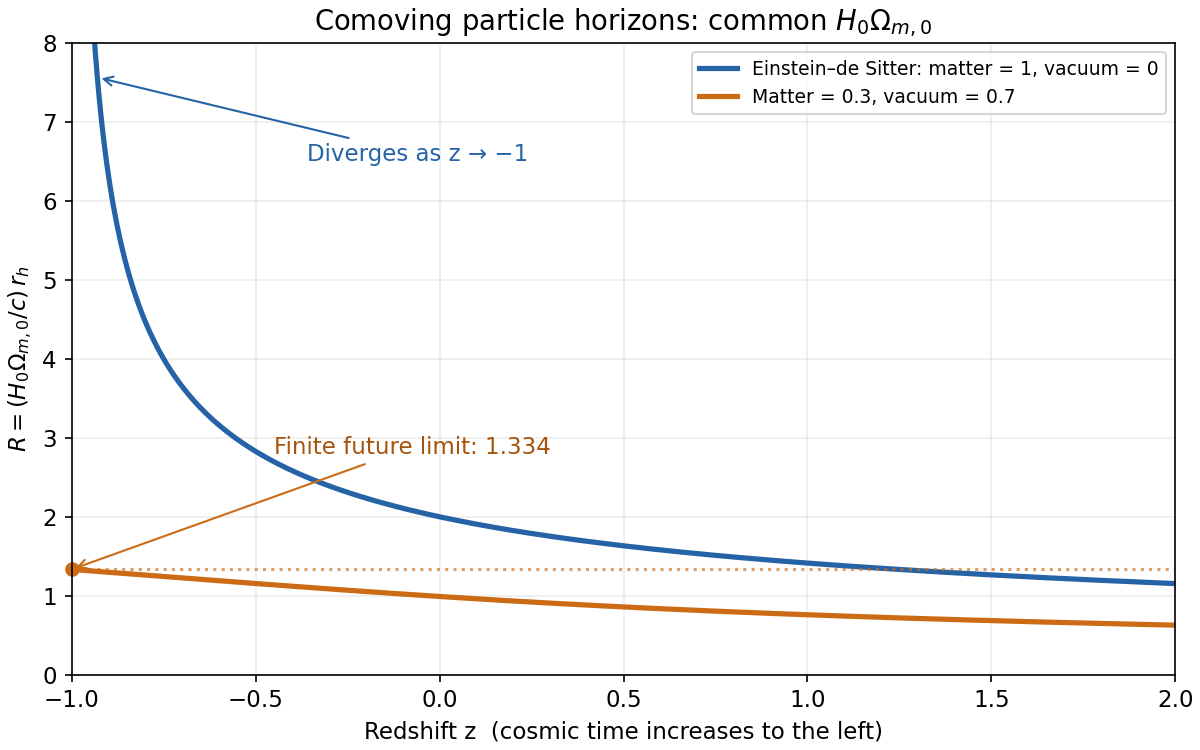

This figure's Python source:
"""Draw the requested horizons. Python 3.14, NumPy 2.3.5, Matplotlib 3.10.7.

Writes paper-67-horizons.png to the caller's CWD; honors MPLCONFIGDIR.
"""
from pathlib import Path
import math
import numpy as np
import matplotlib
matplotlib.use('Agg')
import matplotlib.pyplot as plt


def lcdm_horizon(z):
    """Return (H0*Omega_m/c) r_h using Gaussian quadrature after v=w^-2."""
    z = np.asarray(z, dtype=float)
    if np.any(z <= -1):
        raise ValueError('Use z > -1; the limiting value is computed separately.')
    nodes, weights = np.polynomial.legendre.leggauss(160)
    upper = 1 / np.sqrt(1 + z)
    w = upper[..., None] * (nodes + 1) / 2
    return .3 * upper * np.sum(weights / np.sqrt(.3 + .7 * w**6), axis=-1)


def limiting_horizon():
    return .3 * .3**(-1/3) * .7**(-1/6) * math.gamma(1/3) * math.gamma(1/6) / (3 * math.sqrt(math.pi))


def main():
    plt.rcParams.update({'font.size': 11, 'figure.facecolor': 'white', 'axes.facecolor': 'white'})
    z = np.concatenate((np.linspace(-.999, -.94, 100), np.linspace(-.94, 2, 600)))
    fig, ax = plt.subplots(figsize=(8, 5), constrained_layout=True)
    ax.plot(z, 2 / np.sqrt(1 + z), color='#2563a6', lw=2.5, label='Einstein–de Sitter: matter = 1, vacuum = 0')
    ax.plot(z, lcdm_horizon(z), color='#cc6b16', lw=2.5, label='Matter = 0.3, vacuum = 0.7')
    limit = limiting_horizon()
    ax.plot([-1], [limit], 'o', color='#cc6b16', clip_on=False)
    ax.axhline(limit, color='#cc6b16', linestyle=':', alpha=.65)
    ax.annotate(f'Finite future limit: {limit:.3f}', xy=(-1, limit), xytext=(-.45, 2.8), arrowprops={'arrowstyle': '->', 'color': '#cc6b16'}, color='#a6530c')
    ax.annotate('Diverges as z → −1', xy=(-.93, 7.56), xytext=(-.36, 6.5), arrowprops={'arrowstyle': '->', 'color': '#2563a6'}, color='#2563a6')
    ax.set(xlim=(-1, 2), ylim=(0, 8), xlabel='Redshift z  (cosmic time increases to the left)', ylabel=r'$R=(H_0\Omega_{m,0}/c)\,r_h$', title=r'Comoving particle horizons: common $H_0\Omega_{m,0}$')
    ax.legend(loc='upper right', fontsize=9)
    ax.grid(alpha=.22)
    fig.savefig(Path.cwd() / 'paper-67-horizons.png', dpi=150, facecolor='white', transparent=False)
    plt.close(fig)


if __name__ == '__main__':
    main()
